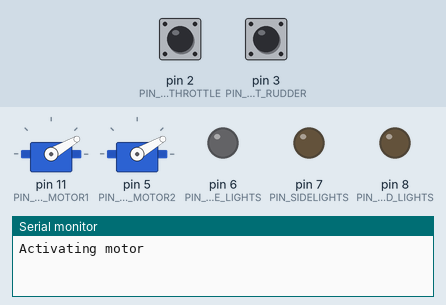
A sketch run on a simulated Arduino Uno, built with avr-gcc and run on an emulated ATmega328P. Parts: 2 × servo, output pins drawn as LEDs (lit = HIGH), the last lines printed to the serial monitor. The test bench sets the inputs (shaded band); at power-on: pin 3 (PIN_INTERRUPT_RUDDER) HIGH, pin 2 (PIN_INTERRUPT_THROTTLE) HIGH.

Above: at 0.1 s.
At 6.2 s:
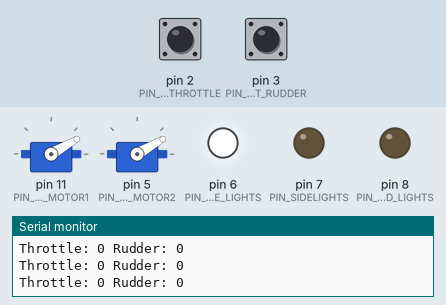
6.3 s: pin 3 (PIN_INTERRUPT_RUDDER) pulsed LOW 2 times (0.12 s each, 0.3 s apart)
At 7.3 s:
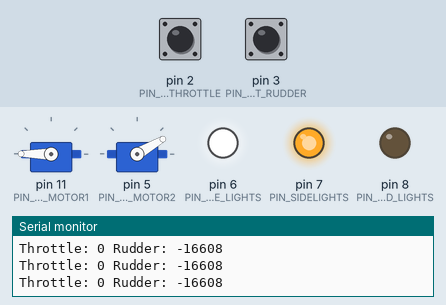
8.4 s: pin 2 (PIN_INTERRUPT_THROTTLE) pulsed LOW 2 times (0.12 s each, 0.3 s apart)
Timing chart, 0 to 11.4 s (numbered marks = the images above; inputs shaded):
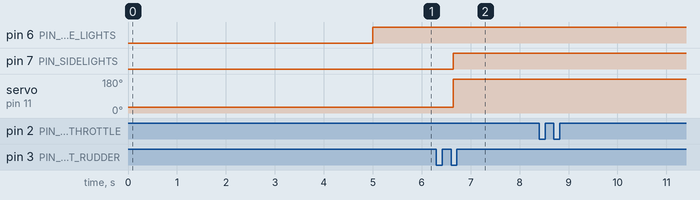

Measured:
- after the input at 6.3 s, pin 7 (PIN_SIDELIGHTS): LOW → HIGH after 0.34 s; servo on pin 11 (PIN_PWM_MOTOR1): 30° → 180° after 0.34 s

The sketch:

ShipAsymmetricThrust.ino
```cpp
/* Read the throttle and rudder channels of a radio-controlled vehicle from the receiver's PWM signals. */
/* Mix the throttle and rudder to drive the ship with asymmetric thrust using two motors. */
/* Detect when the ship is active/inactive and change the navigation lights accordingly. */

#include <Servo.h>

Servo motor[2];
unsigned long last_input_time = 0;  // Milliseconds when the last throttle/rudder input occurred
unsigned long time_since_input = 0; // Milliseconds since the last throttle/rudder input

float throttle_percent = 0.0f;
float rudder_percent = 0.0f;
float left_power = 0.0f;
float right_power = 0.0f;
int light_mode;

volatile int throttle_pwm_value = 0;
volatile int rudder_pwm_value = 0;
volatile unsigned long throttle_previous_time = 0;
volatile unsigned long rudder_previous_time = 0;

const float MIN_POWER = 1000.0f; // 1000 PWM is for zero power/angle
const float MAX_POWER = 2000.0f; // 2000 PWM is for full power/angle
const byte PIN_INTERRUPT_THROTTLE = 2;
const byte PIN_INTERRUPT_RUDDER = 3;
const byte PIN_PWM_MOTOR1 = 11;
const byte PIN_PWM_MOTOR2 = 5;
const byte PIN_WHITE_LIGHTS = 6;          // Bow, mast, and stern (masthead lights)
const byte PIN_SIDELIGHTS = 7;            // Red to the left (port) and green to the right (starboard)
const byte PIN_STOPPED_LIGHTS = 8;        // Red "not under command" lights
const int ANCHOR_LIGHT_INTERVAL = 5000;   // Milliseconds before navigation lights are turned off
const int STOPPED_LIGHT_INTERVAL = 20000; // Milliseconds before the ship is "not under command"
const float TOLERANCE = 0.305f;


// the setup function runs once when you press reset or power the board
void setup() {
  // Throttle interrupt
  pinMode(PIN_INTERRUPT_THROTTLE, INPUT_PULLUP);
  attachInterrupt(digitalPinToInterrupt(PIN_INTERRUPT_THROTTLE), rising_throttle, RISING);

  // Rudder interrupt
  pinMode(PIN_INTERRUPT_RUDDER, INPUT_PULLUP);
  attachInterrupt(digitalPinToInterrupt(PIN_INTERRUPT_RUDDER), rising_rudder, RISING);

  pinMode(PIN_WHITE_LIGHTS, OUTPUT);
  pinMode(PIN_SIDELIGHTS, OUTPUT);
  pinMode(PIN_STOPPED_LIGHTS, OUTPUT);

  Serial.begin(9600);
  Serial.println("Activating motor");
  motor[0].attach(PIN_PWM_MOTOR1);
  motor[1].attach(PIN_PWM_MOTOR2);
  motor[0].write(30);
  motor[1].write(30);
  delay(5000);
}


// the loop function runs over and over again forever
void loop() {
  mix_motor_torque();
  control_lights();
}


// Use the throttle and rudder channels; find their percent and match the power
// of each motor to the rudder's turn.
void mix_motor_torque() {
  // Mix motors to the rudder
  left_power = constrain(throttle_percent - rudder_percent, 0.0f, 1.0f);
  right_power = constrain(throttle_percent + rudder_percent, 0.0f, 1.0f);

  Serial.print("Throttle: ");
  Serial.print(throttle_pwm_value);
  Serial.print(" Rudder: ");
  Serial.println(rudder_pwm_value);

  // Send signal to the motors
  // Requiring 30 degrees seems to fix connection losses
  float left = constrain(180 * left_power, 30, 180);
  float right = constrain(180 * right_power, 30, 180);
  motor[0].write(left);
  motor[1].write(right);
}


// Based on current speed and time since the last input, determine whether the ship is running,
// at anchor, or completely stopped. Set the lights accordingly.
void control_lights() {
  if(left_power > TOLERANCE || right_power > TOLERANCE || rudder_percent > TOLERANCE) {
    last_input_time = millis();
    time_since_input = 0;
  }
  else {
    time_since_input = millis() - last_input_time;
  }

  // There is relatively recent input
  if(time_since_input < ANCHOR_LIGHT_INTERVAL) {
    // Running lights
    //Serial.println("Running lights");
    digitalWrite(PIN_WHITE_LIGHTS, HIGH);
    digitalWrite(PIN_SIDELIGHTS, HIGH);
    digitalWrite(PIN_STOPPED_LIGHTS, LOW);
  }
  // There has been no input for a little while
  else if(time_since_input < STOPPED_LIGHT_INTERVAL) {
    // Anchor lights
    //Serial.println("Anchor lights");
    digitalWrite(PIN_WHITE_LIGHTS, HIGH);
    digitalWrite(PIN_SIDELIGHTS, LOW);
    digitalWrite(PIN_STOPPED_LIGHTS, LOW);
  }
  // There has been no input for a long time
  else {
    // Stopped "not under command" lights
    //Serial.println("Stopped lights");
    digitalWrite(PIN_WHITE_LIGHTS, LOW);
    digitalWrite(PIN_SIDELIGHTS, LOW);
    digitalWrite(PIN_STOPPED_LIGHTS, HIGH);
  }
}


// Detect the minimum/maximum times of PWM waves to find the signal value.
void rising_throttle() {
  attachInterrupt(digitalPinToInterrupt(PIN_INTERRUPT_THROTTLE), falling_throttle, FALLING);
  throttle_previous_time = micros();
}

void falling_throttle() {
  attachInterrupt(digitalPinToInterrupt(PIN_INTERRUPT_THROTTLE), rising_throttle, RISING);
  throttle_pwm_value = micros() - throttle_previous_time;
  throttle_percent = (throttle_pwm_value - MIN_POWER) / MIN_POWER; // From 0 to 1
}


// Detect the minimum/maximum times of PWM waves to find the signal value.
void rising_rudder() {
  attachInterrupt(digitalPinToInterrupt(PIN_INTERRUPT_RUDDER), falling_rudder, FALLING);
  rudder_previous_time = micros();
}

void falling_rudder() {
  attachInterrupt(digitalPinToInterrupt(PIN_INTERRUPT_RUDDER), rising_rudder, RISING);
  rudder_pwm_value = micros() - rudder_previous_time;
  rudder_percent = (((rudder_pwm_value - MIN_POWER) / MIN_POWER) * 2.0f) - 1.0f; // From -1 to 1
}
```
